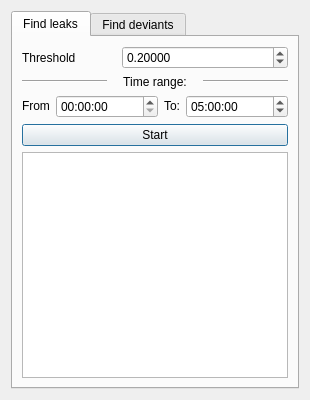
<?xml version="1.0" encoding="UTF-8"?>
<ui version="4.0">
 <class>winAnalyze</class>
 <widget class="QDialog" name="winAnalyze">
  <property name="geometry">
   <rect>
    <x>0</x>
    <y>0</y>
    <width>310</width>
    <height>400</height>
   </rect>
  </property>
  <property name="sizePolicy">
   <sizepolicy hsizetype="Fixed" vsizetype="Fixed">
    <horstretch>0</horstretch>
    <verstretch>0</verstretch>
   </sizepolicy>
  </property>
  <property name="minimumSize">
   <size>
    <width>310</width>
    <height>390</height>
   </size>
  </property>
  <property name="maximumSize">
   <size>
    <width>420</width>
    <height>400</height>
   </size>
  </property>
  <property name="windowTitle">
   <string>Usage Analysis</string>
  </property>
  <layout class="QGridLayout" name="gridLayout_4">
   <item row="0" column="0">
    <widget class="QTabWidget" name="tabWidget">
     <property name="minimumSize">
      <size>
       <width>250</width>
       <height>371</height>
      </size>
     </property>
     <property name="tabShape">
      <enum>QTabWidget::Rounded</enum>
     </property>
     <property name="currentIndex">
      <number>0</number>
     </property>
     <property name="elideMode">
      <enum>Qt::ElideNone</enum>
     </property>
     <widget class="QWidget" name="tab">
      <attribute name="title">
       <string>Find leaks</string>
      </attribute>
      <layout class="QVBoxLayout" name="verticalLayout_2">
       <item>
        <layout class="QGridLayout" name="gridLayout_6">
         <item row="0" column="0">
          <widget class="QLabel" name="label">
           <property name="sizePolicy">
            <sizepolicy hsizetype="Preferred" vsizetype="Preferred">
             <horstretch>0</horstretch>
             <verstretch>0</verstretch>
            </sizepolicy>
           </property>
           <property name="text">
            <string>Threshold</string>
           </property>
          </widget>
         </item>
         <item row="0" column="1">
          <spacer name="horizontalSpacer">
           <property name="orientation">
            <enum>Qt::Horizontal</enum>
           </property>
           <property name="sizeType">
            <enum>QSizePolicy::Fixed</enum>
           </property>
           <property name="sizeHint" stdset="0">
            <size>
             <width>40</width>
             <height>20</height>
            </size>
           </property>
          </spacer>
         </item>
         <item row="0" column="2">
          <widget class="QDoubleSpinBox" name="threshold">
           <property name="sizePolicy">
            <sizepolicy hsizetype="Expanding" vsizetype="Fixed">
             <horstretch>0</horstretch>
             <verstretch>0</verstretch>
            </sizepolicy>
           </property>
           <property name="font">
            <font>
             <strikeout>false</strikeout>
             <kerning>true</kerning>
            </font>
           </property>
           <property name="wrapping">
            <bool>false</bool>
           </property>
           <property name="frame">
            <bool>true</bool>
           </property>
           <property name="buttonSymbols">
            <enum>QAbstractSpinBox::UpDownArrows</enum>
           </property>
           <property name="specialValueText">
            <string/>
           </property>
           <property name="decimals">
            <number>5</number>
           </property>
           <property name="maximum">
            <double>1.500000000000000</double>
           </property>
           <property name="singleStep">
            <double>0.050000000000000</double>
           </property>
           <property name="value">
            <double>0.200000000000000</double>
           </property>
          </widget>
         </item>
        </layout>
       </item>
       <item>
        <layout class="QGridLayout" name="gridLayout_5">
         <item row="0" column="0">
          <widget class="Line" name="line_3">
           <property name="orientation">
            <enum>Qt::Horizontal</enum>
           </property>
          </widget>
         </item>
         <item row="0" column="1">
          <widget class="QLabel" name="label_7">
           <property name="text">
            <string>Time range:</string>
           </property>
           <property name="alignment">
            <set>Qt::AlignCenter</set>
           </property>
          </widget>
         </item>
         <item row="0" column="2">
          <widget class="Line" name="line_4">
           <property name="orientation">
            <enum>Qt::Horizontal</enum>
           </property>
          </widget>
         </item>
        </layout>
       </item>
       <item>
        <layout class="QGridLayout" name="gridLayout">
         <item row="0" column="0">
          <widget class="QLabel" name="label_5">
           <property name="sizePolicy">
            <sizepolicy hsizetype="Minimum" vsizetype="Fixed">
             <horstretch>0</horstretch>
             <verstretch>0</verstretch>
            </sizepolicy>
           </property>
           <property name="text">
            <string>From</string>
           </property>
          </widget>
         </item>
         <item row="0" column="1">
          <widget class="QTimeEdit" name="timeStart">
           <property name="sizePolicy">
            <sizepolicy hsizetype="Expanding" vsizetype="Fixed">
             <horstretch>0</horstretch>
             <verstretch>0</verstretch>
            </sizepolicy>
           </property>
          </widget>
         </item>
         <item row="0" column="2">
          <widget class="QLabel" name="label_6">
           <property name="sizePolicy">
            <sizepolicy hsizetype="Minimum" vsizetype="Fixed">
             <horstretch>0</horstretch>
             <verstretch>0</verstretch>
            </sizepolicy>
           </property>
           <property name="text">
            <string>To:</string>
           </property>
          </widget>
         </item>
         <item row="0" column="3">
          <widget class="QTimeEdit" name="timeEnd">
           <property name="sizePolicy">
            <sizepolicy hsizetype="Expanding" vsizetype="Fixed">
             <horstretch>0</horstretch>
             <verstretch>0</verstretch>
            </sizepolicy>
           </property>
           <property name="time">
            <time>
             <hour>5</hour>
             <minute>0</minute>
             <second>0</second>
            </time>
           </property>
          </widget>
         </item>
        </layout>
       </item>
       <item>
        <widget class="QPushButton" name="leaksScanStart">
         <property name="text">
          <string>Start</string>
         </property>
        </widget>
       </item>
       <item>
        <widget class="QTextEdit" name="leaksText">
         <property name="readOnly">
          <bool>true</bool>
         </property>
         <property name="textInteractionFlags">
          <set>Qt::NoTextInteraction</set>
         </property>
        </widget>
       </item>
      </layout>
     </widget>
     <widget class="QWidget" name="tab_2">
      <attribute name="title">
       <string>Find deviants</string>
      </attribute>
      <layout class="QVBoxLayout" name="verticalLayout">
       <item>
        <layout class="QFormLayout" name="formLayout">
         <item row="0" column="0">
          <widget class="QLabel" name="label_2">
           <property name="text">
            <string>From:</string>
           </property>
          </widget>
         </item>
         <item row="0" column="1">
          <widget class="QDateTimeEdit" name="dateStart">
           <property name="date">
            <date>
             <year>2015</year>
             <month>1</month>
             <day>1</day>
            </date>
           </property>
           <property name="maximumDateTime">
            <datetime>
             <hour>23</hour>
             <minute>59</minute>
             <second>59</second>
             <year>2015</year>
             <month>12</month>
             <day>31</day>
            </datetime>
           </property>
           <property name="minimumDateTime">
            <datetime>
             <hour>0</hour>
             <minute>0</minute>
             <second>0</second>
             <year>2015</year>
             <month>1</month>
             <day>1</day>
            </datetime>
           </property>
          </widget>
         </item>
         <item row="1" column="0">
          <widget class="QLabel" name="label_3">
           <property name="text">
            <string>To:</string>
           </property>
          </widget>
         </item>
         <item row="1" column="1">
          <widget class="QDateTimeEdit" name="dateEnd">
           <property name="date">
            <date>
             <year>2015</year>
             <month>12</month>
             <day>31</day>
            </date>
           </property>
           <property name="time">
            <time>
             <hour>23</hour>
             <minute>0</minute>
             <second>0</second>
            </time>
           </property>
           <property name="maximumDateTime">
            <datetime>
             <hour>23</hour>
             <minute>59</minute>
             <second>59</second>
             <year>2015</year>
             <month>12</month>
             <day>31</day>
            </datetime>
           </property>
           <property name="minimumDateTime">
            <datetime>
             <hour>0</hour>
             <minute>0</minute>
             <second>0</second>
             <year>2015</year>
             <month>1</month>
             <day>1</day>
            </datetime>
           </property>
          </widget>
         </item>
        </layout>
       </item>
       <item>
        <layout class="QGridLayout" name="gridLayout_2">
         <item row="0" column="0">
          <widget class="Line" name="line_2">
           <property name="orientation">
            <enum>Qt::Horizontal</enum>
           </property>
          </widget>
         </item>
         <item row="0" column="1">
          <widget class="QLabel" name="label_4">
           <property name="text">
            <string>time span:</string>
           </property>
           <property name="alignment">
            <set>Qt::AlignCenter</set>
           </property>
          </widget>
         </item>
         <item row="0" column="2">
          <widget class="Line" name="line">
           <property name="orientation">
            <enum>Qt::Horizontal</enum>
           </property>
          </widget>
         </item>
        </layout>
       </item>
       <item>
        <layout class="QGridLayout" name="gridLayout_3">
         <item row="0" column="2">
          <widget class="QRadioButton" name="doDailyScan">
           <property name="text">
            <string>Day</string>
           </property>
          </widget>
         </item>
         <item row="0" column="1">
          <widget class="QRadioButton" name="doWeeklyScan">
           <property name="text">
            <string>Week</string>
           </property>
          </widget>
         </item>
         <item row="0" column="0">
          <widget class="QRadioButton" name="doMonthlyScan">
           <property name="text">
            <string>Month</string>
           </property>
           <property name="checked">
            <bool>true</bool>
           </property>
          </widget>
         </item>
        </layout>
       </item>
       <item>
        <widget class="QPushButton" name="hightConsScanStart">
         <property name="text">
          <string>Start</string>
         </property>
        </widget>
       </item>
       <item>
        <widget class="QTextEdit" name="hightConsText">
         <property name="frameShadow">
          <enum>QFrame::Sunken</enum>
         </property>
         <property name="readOnly">
          <bool>true</bool>
         </property>
         <property name="textInteractionFlags">
          <set>Qt::NoTextInteraction</set>
         </property>
         <property name="placeholderText">
          <string/>
         </property>
        </widget>
       </item>
      </layout>
     </widget>
    </widget>
   </item>
  </layout>
 </widget>
 <resources/>
 <connections/>
</ui>
